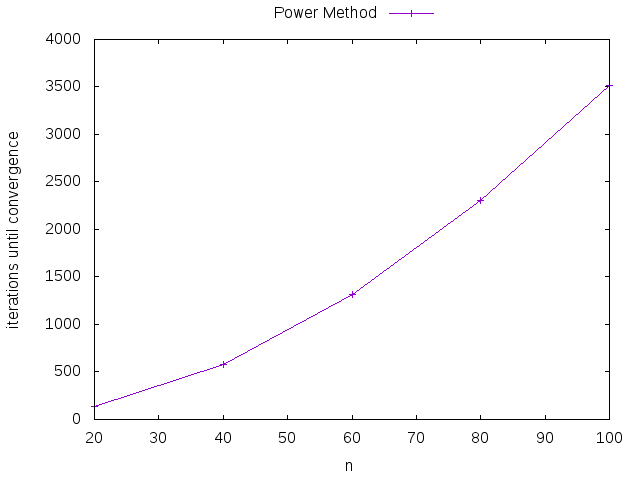

The script that drew this image:
set term term_type
set output output_file
set key outside;
set key center top;
set ylabel "iterations until convergence"
set xlabel "n"
plot\
 'data/power_iterations.dat' using 1:2 w lp title 'Power Method'
set output
